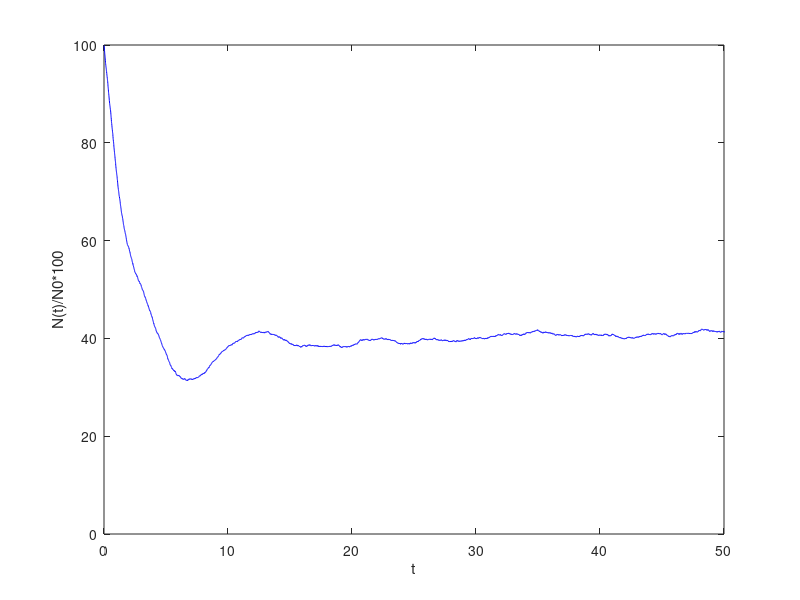

This figure's MATLAB source:
N0 = 5000;
N = round(N0*8/(4/3*pi));
R = 1;
v = 0.2665;
e = 1;
m = 1;
Ne = 1;
x = -R + 2 *R *rand(N,1);
y = -R + 2 *R *rand(N,1);
z = -R + 2 *R *rand(N,1);
vx = v.*randn(N, 1);
vy = v.*randn(N, 1);
vz = v.*randn(N, 1);
dentro = x.^2 + y.^2 + z.^2 <= R^2;
x = x(dentro);
y = y(dentro);
z = z(dentro);
vx = vx(dentro);
vy = vy(dentro);
vz = vz(dentro);
passi = 10000;
tB = linspace(0,2*R/v,passi + 1);
tB = tB(2:end);
t = 10*tB;
N0 = sum(dentro);
q = e *Ne/N0;
dt = t(end)/passi;
w = e/m *dt;
for ii = 1 : passi
r2 = x.^2 + y.^2 + z.^2;
[r2, ord] = sort(r2);
x = x(ord); y = y(ord); z = z(ord);
vx = vx(ord); vy = vy(ord); vz = vz(ord);
r = sqrt(r2);
E = (e * Ne *min(R, r).^3/R^3 - q *(0 : (N0 - 1))')./r2;
vx = vx - w*E.*x./r;
vy = vx - w*E.*y./r;
vz = vx - w*E.*z./r;

x = x + vx*dt;
y = y + vy*dt;
z = z + vz*dt;
dentro = x.^2 + y.^2 + z.^2 <= R^2;
rimasti(ii) = sum(dentro); end


figure(2)
set(gcf,'DefaultTextColor','red')
plot(t,rimasti/N0*100,'b')
axis([0 50 0 100])
xlabel('t')
ylabel('N(t)/N0*100')
ylim([0 100])

                
